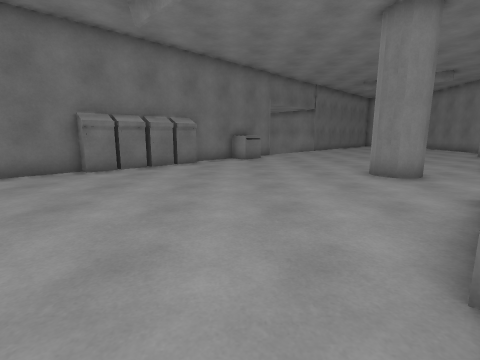
View 1 (above)

16 first-person views from a walk through a scene from a Unity 3-D project. The camera is 1.3 m above the floor, tilts 10° down and sees 85° across. The floor is counted in squares, 1 m on a side. Each view is taken from the middle of a square. On the plan, view 1 faces up. The plan holds only what a view shows up to about 13 squares ahead; the rest is blank. The place goes on beyond the plan.

View 2
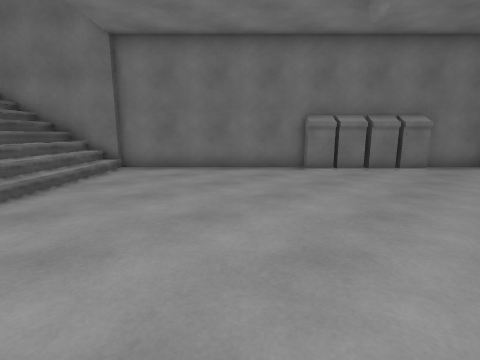

View 3
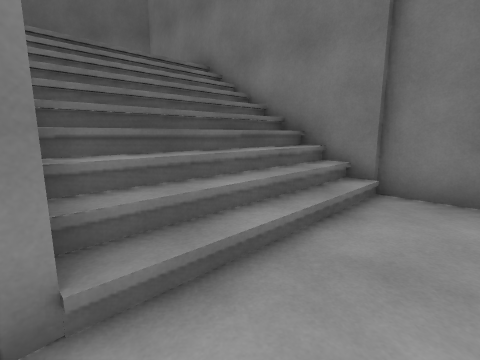

View 4
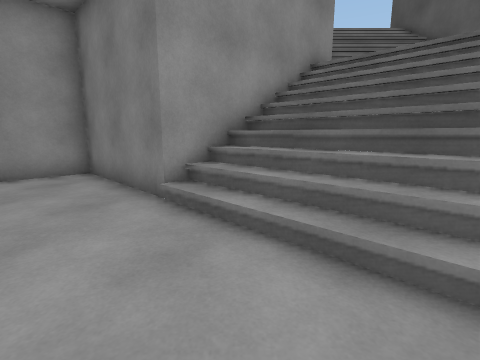

View 5
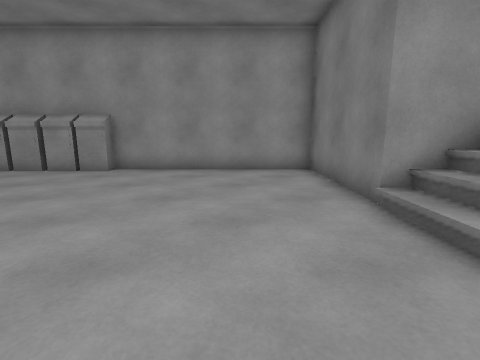

View 6
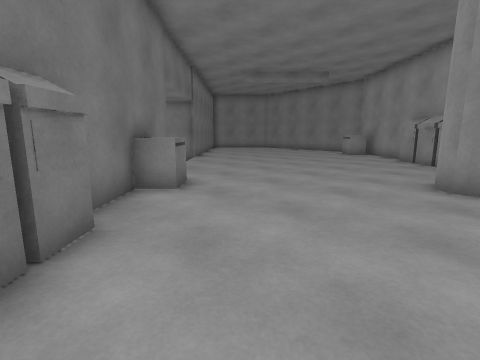

View 7
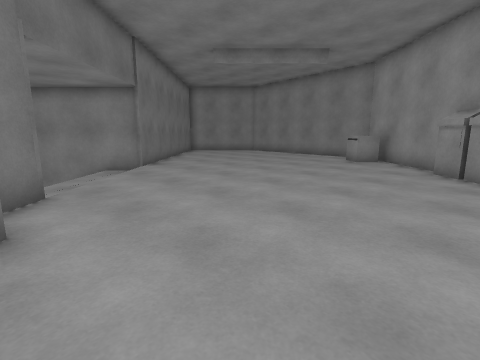

View 8
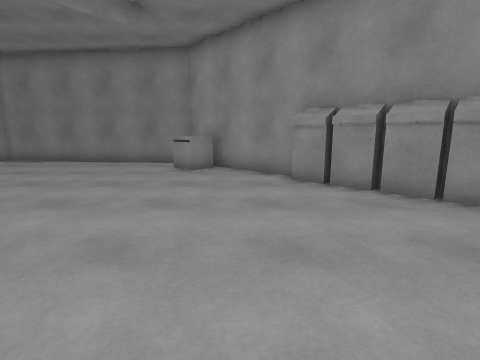

View 9
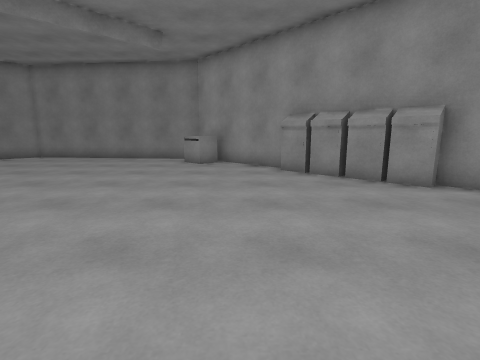

View 10
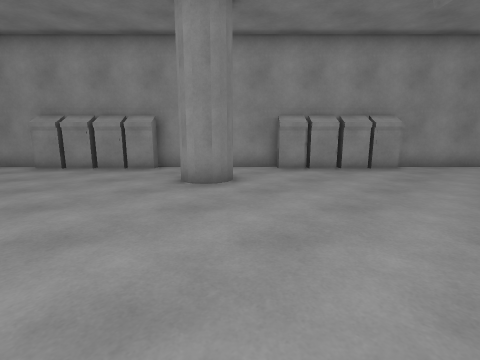

View 11
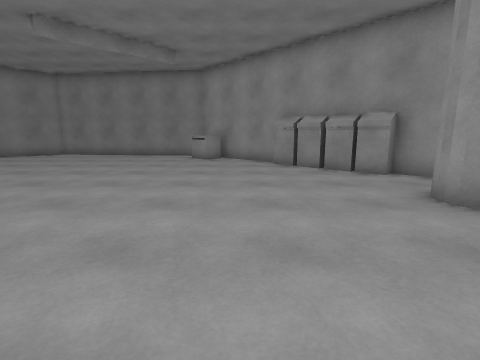

View 12
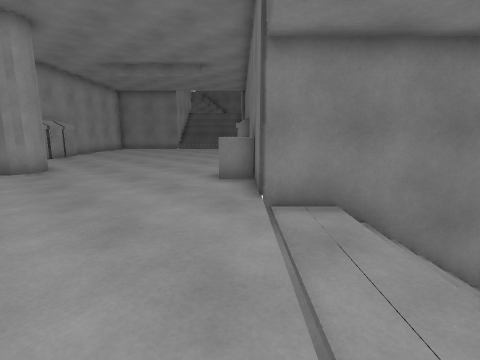

View 13
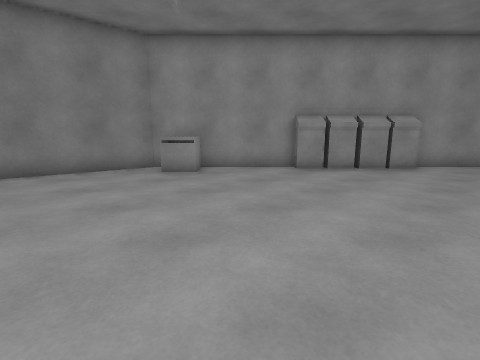

View 14
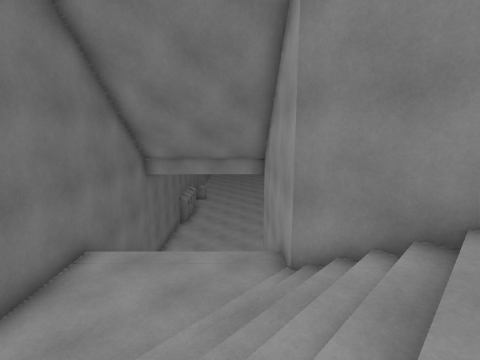

View 15
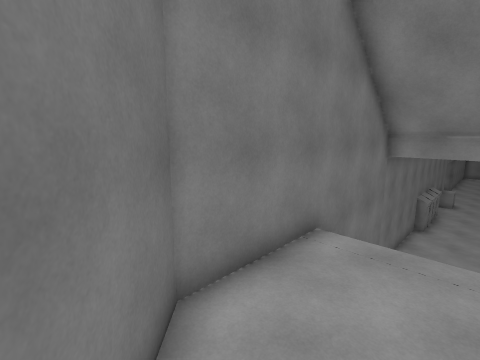

View 16
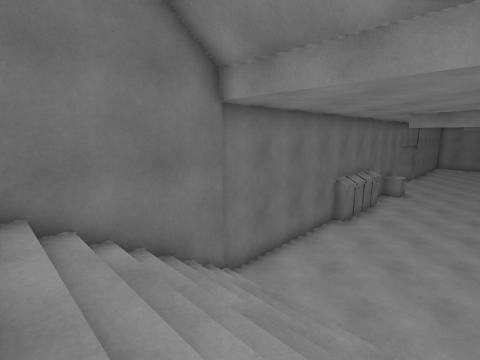

### Floor plan
Key: @ floor where view 1 was taken; # wall or solid block; . main floor; - floor 0.25 m lower than the main floor; _ floor 0.5 m lower than the main floor; < floor 1 m lower than the main floor; ( floor 1.25 m lower than the main floor; ! floor 1.5 m lower than the main floor; : floor 3.5 m higher than the main floor; / step, stairs or slope; M machine; B bin.
Columns run from 17 left of view 1 to 17 right of it. Each row starts with its distance up from view 1.
 21                       ##..........#
 20                 #!(<_--..........##
 19                 ##<_--...........#
 18                  ##--............#
 17                   ##.............#
 16                  ##..............#
 15                 ##.............BB#
 14                ##BB............B##
 13               ##...............##
 12              ##M..............##
 11             ##M.............M##
 10            ##M.............M##
  9           ##M.........#...M##
  8          ##...........#..M##
  7         ##...............##
  6        ##...............##
  5       ##..............M##
  4       #..............M##
  3      ##/............M##
  2     ##///..........M##
  1    ##/////.........##
  0   ##///////......@##
 -1  ##://////##.....##
 -2 ##:::////####...##
 -3 #::::://##  ##.##
 -4 #::::::##    ###
 -5 # ////##
 -6 #/////#
 -7 # ////#
 -8 #/////#

Positions as (right, up) in squares from view 1, and headings:
1: (0, 0), facing up
2: (0, 0), facing up-left
3: (-5, 1), facing left
4: (-8, 5), facing down
5: (-8, 5), facing down-right
6: (-3, 8), facing up-right
7: (1, 10), facing up-right
8: (4, 13), facing right
9: (2, 13), facing right
10: (-1, 13), facing down-right
11: (0, 13), facing right
12: (6, 20), facing down-left
13: (6, 20), facing down-right
14: (-16, -8), facing up-right
15: (-16, -6), facing up
16: (-10, -3), facing up
